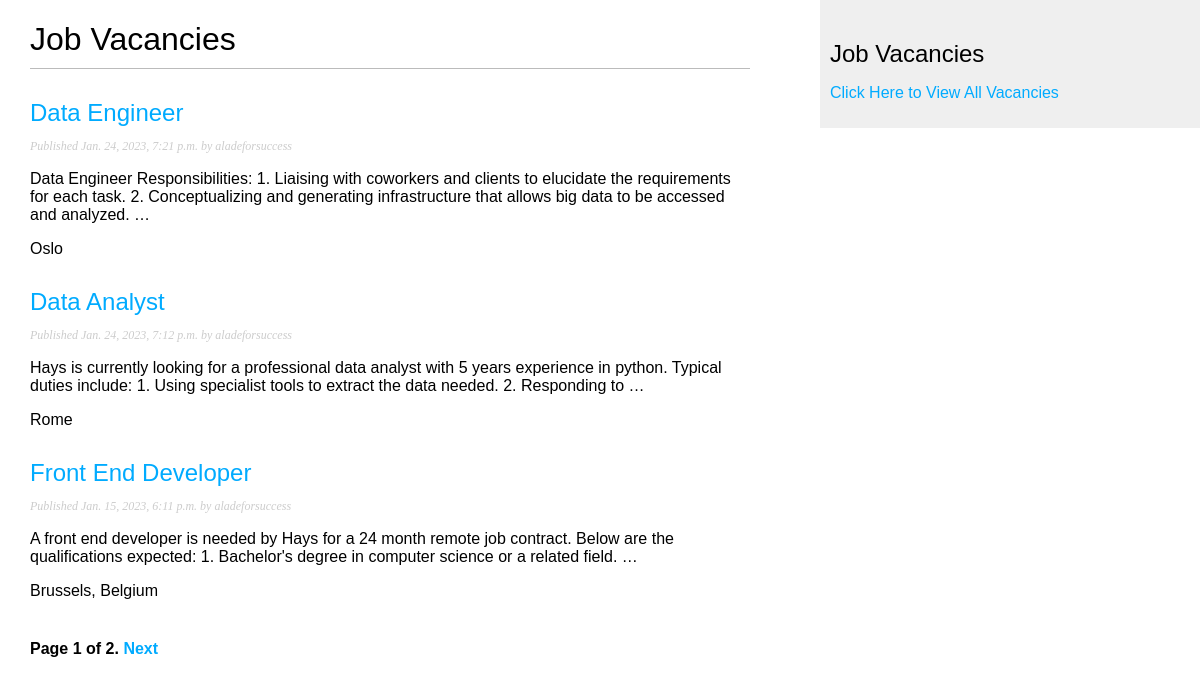
The page /job/ on the database its author committed.
### jobAPP/models.py (models this page shows, shortened)
class Job_Model(models.Model):
    class Status(models.TextChoices):
        DRAFT = 'DF', 'Draft'
        PUBLISHED = 'PB', 'Published'
    title = models.CharField(max_length=250)
    slug = models.SlugField(max_length=250, unique_for_date='publish')
    recruiter = models.ForeignKey(User, on_delete=models.CASCADE, related_name='job_posts')
    body = models.TextField()
    location = models.CharField(max_length=250)
    publish = models.DateTimeField(default=timezone.now)
    created = models.DateTimeField(auto_now_add=True)
    updated = models.DateTimeField(auto_now=True)
    status = models.CharField(max_length=2, choices=Status.choices, default=Status.DRAFT)
    objects = models.Manager()       # The default manager.
    published = PublishedManager()   # Our Custom Manager.
    class Meta:
        ordering = ['-publish']
        indexes = [
            models.Index(fields=['-publish']),
        ]

### jobAPP/views.py (the view)
# urls.py: path('', views.job_list, name='job_list'),
def job_list(request):
    job_list = Job_Model.published.all()
    paginator = Paginator(job_list, 3)
    page_number = request.GET.get('page', 1)
    posts = paginator.page(page_number)
    return render(request, 'job/post/list.html', {'posts': posts})

### jobAPP/models.py (called while the page is built)
    def get_queryset(self):
        return super().get_queryset()\
            .filter(status=Job_Model.Status.PUBLISHED)

### jobAPP/templates/job/post/list.html (shortened to what this page needs)
{% extends "job/base.html" %}
{% block content %}
  <h1>Job Vacancies</h1>
  {% for post in posts %}
    <h2>
      <a href="{% url 'jobAPP:job_detail' post.id %}">
        {{ post.title }}
      </a>
    </h2>
    <p class="date">
      Published {{ post.publish }} by {{ post.recruiter }}
    </p>
    {{ post.body|truncatewords:30|linebreaks }}
    {{ post.location }}
  {% endfor %}
  {% include "pagination.html" with page=posts %}
{% endblock %}

### jobAPP/templates/job/base.html (shortened to what this page needs)
{% load static %}
<!DOCTYPE html>
<html>
  <head>
    <link href="{% static "css/blog.css" %}" rel="stylesheet">
  </head>
  <body>
    <div id="content">{% block content %} {% endblock %}</div>
    <div id="sidebar">
      <h2>Job Vacancies</h2>
      <p><a href="{% url 'jobAPP:job_list' %}">Click Here to View All Vacancies</a></p>
    </div>
  </body>
</html>

### jobAPP/templates/pagination.html (shortened to what this page needs)
<div class="pagination">
    <span class="step-links">
    <span class="current">
            Page {{ page.number }} of {{ page.paginator.num_pages }}.
    </span>
        {% if page.has_next %}
            <a href="?page={{ page.next_page_number }}">Next</a>
        {% endif %}
    </span>
</div>

### static/css/blog.css (style rules this page uses)
body { margin:0; padding:0; font-family:helvetica, sans-serif; }
a { color:#00abff; text-decoration:none; }
h1 { font-weight:normal; border-bottom:1px solid #bbb; padding:0 0 10px 0; }
h2 { font-weight:normal; margin:30px 0 0; }
#content { float:left; width:60%; padding:0 0 0 30px; }
#sidebar { float:right; width:30%; padding:10px; background:#efefef; height:100%; }
p.date { color:#ccc; font-family: georgia, serif; font-size: 12px; font-style: italic; }
.pagination { margin:40px 0; font-weight:bold; }

### rows shown on the page
Job_Model: title "Data Engineer", publish "Jan. 24, 2023, 7:21 p.m.", recruiter "aladeforsuccess", body "Data Engineer Responsibilities: 1. Liaising with coworkers and clients to elucidate the requirements for each task. 2. Conceptualizing and generating infrastructure that allows big data to be accessed and analyzed. …", location "Oslo"
Job_Model: title "Data Analyst", publish "Jan. 24, 2023, 7:12 p.m.", recruiter "aladeforsuccess", body "Hays is currently looking for a professional data analyst with 5 years experience in python. Typical duties include: 1. Using specialist tools to extract the data needed. 2. Responding to …", location "Rome"
Job_Model: title "Front End Developer", publish "Jan. 15, 2023, 6:11 p.m.", recruiter "aladeforsuccess", body "A front end developer is needed by Hays for a 24 month remote job contract. Below are the qualifications expected: 1. Bachelor's degree in computer science or a related field. …", location "Brussels, Belgium"

### other values the page prints
{{ page.number }} "1"
{{ page.paginator.num_pages }} "2"
